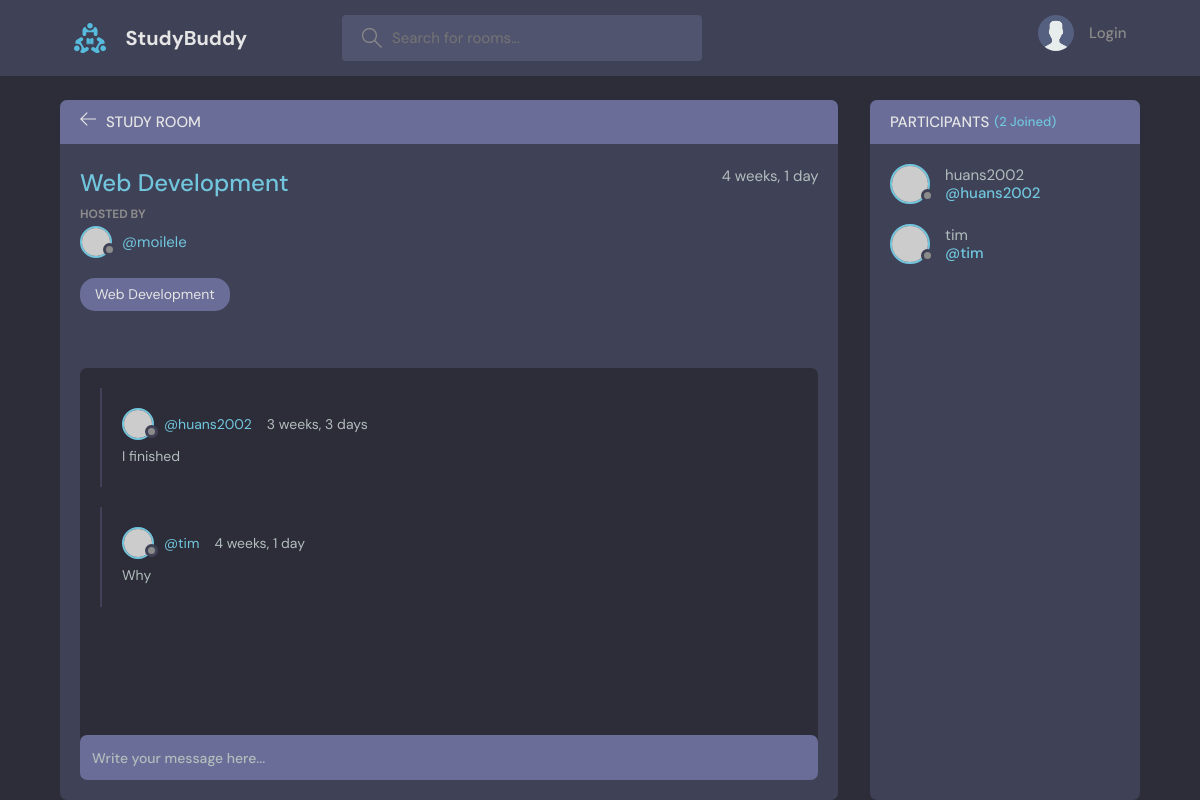
The app's page /room/8 with its own data.
### base/models.py (models this page shows, shortened)
class Room(models.Model):
    host = models.ForeignKey(User, on_delete=models.SET_NULL, null=True)
    topic = models.ForeignKey(Topic, on_delete=models.SET_NULL, null=True)
    name = models.CharField(max_length=200)
    description = models.TextField(null=True, blank=True)
    participants = models.ManyToManyField(
        User, related_name="participants")
    updated = models.DateTimeField(auto_now=True)
    created = models.DateTimeField(auto_now_add=True)
    class Meta:
        ordering = ['-updated', '-created']

class Topic(models.Model):
    name = models.CharField(max_length=200)

class Message(models.Model):
    user = models.ForeignKey(User, on_delete=models.CASCADE)
    room = models.ForeignKey(Room, on_delete=models.CASCADE)
    body = models.TextField()
    updated = models.DateTimeField(auto_now=True)
    created = models.DateTimeField(auto_now_add=True)
    class Meta:
        ordering = ['-updated', '-created']

### base/views.py (the view, shortened to what this page needs)
# urls.py: path('room/<str:pk>', views.room, name='room'),
def room(request, pk):
    room = Room.objects.get(pk=pk)
    room_messages = room.message_set.all()
    participants = room.participants.all()
    context = {'room': room, 'room_messages': room_messages,
               'participants': participants}
    return render(request, 'base/room.html', context)

### base/templates/base/room.html (shortened to what this page needs)
{% extends "main.html" %} {% block content %}
<main class="profile-page layout layout--2">
  <div class="container">
    <div class="room">
      <div class="room__top">
        <div class="room__topLeft">
          <a href="{% url 'home' %}">
            <svg
              version="1.1"
              xmlns="http://www.w3.org/2000/svg"
              width="32"
              height="32"
              viewBox="0 0 32 32"
            >
              <title>arrow-left</title>
              <path
                d="M13.723 2.286l-13.723 13.714 13.719 13.714 1.616-1.611-10.96-10.96h27.625v-2.286h-27.625l10.965-10.965-1.616-1.607z"
              ></path>
            </svg>
          </a>
          <h3>Study Room</h3>
        </div>
      </div>
      <div class="room__box scroll">
        <div class="room__header scroll">
          <div class="room__info">
            <h3>{{room.topic.name}}</h3>
            <span>{{room.created|timesince}}</span>
          </div>
          <div class="room__hosted">
            <p>Hosted By</p>
            <a
              href="{% url 'user-profile' room.host.id %}"
              class="room__author"
            >
              <div class="avatar avatar--small">
                <img src="https://randomuser.me/api/portraits/men/37.jpg" />
              </div>
              <span>@{{room.host.username}}</span>
            </a>
          </div>
          <span class="room__topics">{{room.topic.name}}</span>
        </div>
        <div class="room__conversation">
          <div class="threads scroll">
            {% for room_message in room_messages %}
            <div class="thread">
              <div class="thread__top">
                <div class="thread__author">
                  <a
                    href="{% url 'user-profile' room_message.user.id %}"
                    class="thread__authorInfo"
                  >
                    <div class="avatar avatar--small">
                      <img
                        src="https://randomuser.me/api/portraits/men/37.jpg"
                      />
                    </div>
                    <span>@{{room_message.user.username}}</span>
                  </a>
                  <span class="thread__date"
                    >{{room_message.created|timesince}}</span
                  >
                </div>
              </div>
              <div class="thread__details">{{room_message.body}}</div>
            </div>
            {% endfor %}
          </div>
        </div>
      </div>
      <div class="room__message">
        <form action="" method="POST">
          <input
            type="text"
            name="body"
            placeholder="Write your message here..."
          />
        </form>
      </div>
    </div>
    <div class="participants">
      <h3 class="participants__top">
        Participants <span>({{participants.count}} Joined)</span>
      </h3>
      <div class="participants__list scroll">
        {% for participant in participants %}
        <a href="  {% url 'user-profile' participant.id %}" class="participant">
          <div class="avatar avatar--medium">
            <img src="https://randomuser.me/api/portraits/men/37.jpg" />
          </div>
          <p>
            {{participant.username}}
            <span>@{{participant.username}}</span>
          </p>
        </a>
        {% endfor %}
      </div>
    </div>
  </div>
</main>
{% endblock content %}

### records on screen
Room: topic.name "Web Development", created "4 weeks, 1 day", host.username "moilele"
Message: user.username "huans2002", created "3 weeks, 3 days", body "I finished"
Message: user.username "tim", created "4 weeks, 1 day", body "Why"

### other values on screen
{{ participants.count }} "2"
{{ participant.username }} "huans2002"
{{ participant.username }} "tim"
